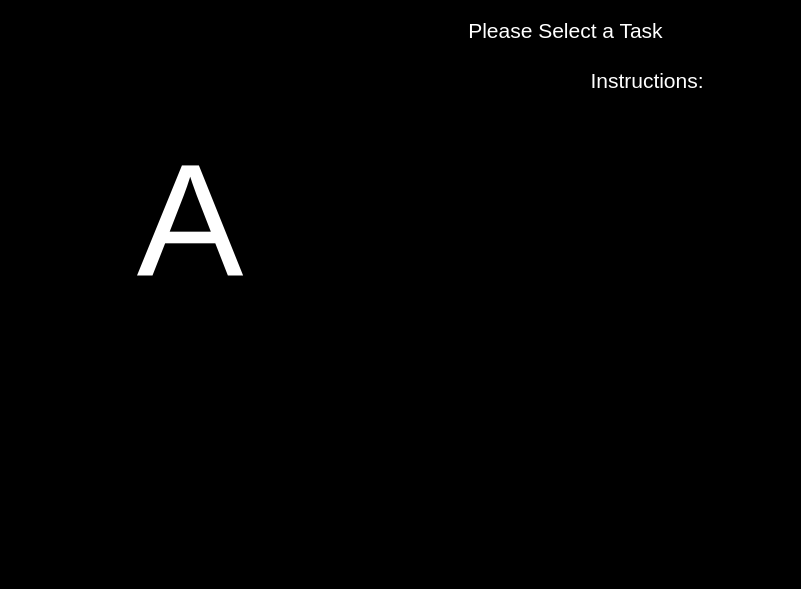
<?xml version="1.0" encoding="UTF-8"?>
<ui version="4.0">
 <class>nBackTestCircGevinsClass</class>
 <widget class="QMainWindow" name="nBackTestCircGevinsClass">
  <property name="geometry">
   <rect>
    <x>0</x>
    <y>0</y>
    <width>801</width>
    <height>589</height>
   </rect>
  </property>
  <property name="palette">
   <palette>
    <active>
     <colorrole role="Base">
      <brush brushstyle="SolidPattern">
       <color alpha="255">
        <red>0</red>
        <green>0</green>
        <blue>0</blue>
       </color>
      </brush>
     </colorrole>
     <colorrole role="Window">
      <brush brushstyle="SolidPattern">
       <color alpha="255">
        <red>0</red>
        <green>0</green>
        <blue>0</blue>
       </color>
      </brush>
     </colorrole>
    </active>
    <inactive>
     <colorrole role="Base">
      <brush brushstyle="SolidPattern">
       <color alpha="255">
        <red>0</red>
        <green>0</green>
        <blue>0</blue>
       </color>
      </brush>
     </colorrole>
     <colorrole role="Window">
      <brush brushstyle="SolidPattern">
       <color alpha="255">
        <red>0</red>
        <green>0</green>
        <blue>0</blue>
       </color>
      </brush>
     </colorrole>
    </inactive>
    <disabled>
     <colorrole role="Base">
      <brush brushstyle="SolidPattern">
       <color alpha="255">
        <red>0</red>
        <green>0</green>
        <blue>0</blue>
       </color>
      </brush>
     </colorrole>
     <colorrole role="Window">
      <brush brushstyle="SolidPattern">
       <color alpha="255">
        <red>0</red>
        <green>0</green>
        <blue>0</blue>
       </color>
      </brush>
     </colorrole>
    </disabled>
   </palette>
  </property>
  <property name="windowTitle">
   <string>nBackTestCircGevins</string>
  </property>
  <widget class="QWidget" name="centralWidget">
   <widget class="QLabel" name="statusLabel">
    <property name="geometry">
     <rect>
      <x>0</x>
      <y>10</y>
      <width>1131</width>
      <height>41</height>
     </rect>
    </property>
    <property name="palette">
     <palette>
      <active>
       <colorrole role="WindowText">
        <brush brushstyle="SolidPattern">
         <color alpha="255">
          <red>255</red>
          <green>255</green>
          <blue>255</blue>
         </color>
        </brush>
       </colorrole>
       <colorrole role="Text">
        <brush brushstyle="SolidPattern">
         <color alpha="255">
          <red>255</red>
          <green>255</green>
          <blue>255</blue>
         </color>
        </brush>
       </colorrole>
       <colorrole role="ButtonText">
        <brush brushstyle="SolidPattern">
         <color alpha="255">
          <red>255</red>
          <green>255</green>
          <blue>255</blue>
         </color>
        </brush>
       </colorrole>
       <colorrole role="Base">
        <brush brushstyle="SolidPattern">
         <color alpha="255">
          <red>255</red>
          <green>255</green>
          <blue>255</blue>
         </color>
        </brush>
       </colorrole>
      </active>
      <inactive>
       <colorrole role="WindowText">
        <brush brushstyle="SolidPattern">
         <color alpha="255">
          <red>255</red>
          <green>255</green>
          <blue>255</blue>
         </color>
        </brush>
       </colorrole>
       <colorrole role="Text">
        <brush brushstyle="SolidPattern">
         <color alpha="255">
          <red>255</red>
          <green>255</green>
          <blue>255</blue>
         </color>
        </brush>
       </colorrole>
       <colorrole role="ButtonText">
        <brush brushstyle="SolidPattern">
         <color alpha="255">
          <red>255</red>
          <green>255</green>
          <blue>255</blue>
         </color>
        </brush>
       </colorrole>
       <colorrole role="Base">
        <brush brushstyle="SolidPattern">
         <color alpha="255">
          <red>255</red>
          <green>255</green>
          <blue>255</blue>
         </color>
        </brush>
       </colorrole>
      </inactive>
      <disabled>
       <colorrole role="WindowText">
        <brush brushstyle="SolidPattern">
         <color alpha="255">
          <red>112</red>
          <green>111</green>
          <blue>113</blue>
         </color>
        </brush>
       </colorrole>
       <colorrole role="Text">
        <brush brushstyle="SolidPattern">
         <color alpha="255">
          <red>112</red>
          <green>111</green>
          <blue>113</blue>
         </color>
        </brush>
       </colorrole>
       <colorrole role="ButtonText">
        <brush brushstyle="SolidPattern">
         <color alpha="255">
          <red>112</red>
          <green>111</green>
          <blue>113</blue>
         </color>
        </brush>
       </colorrole>
       <colorrole role="Base">
        <brush brushstyle="SolidPattern">
         <color alpha="255">
          <red>0</red>
          <green>0</green>
          <blue>0</blue>
         </color>
        </brush>
       </colorrole>
      </disabled>
     </palette>
    </property>
    <property name="font">
     <font>
      <pointsize>16</pointsize>
     </font>
    </property>
    <property name="layoutDirection">
     <enum>Qt::LeftToRight</enum>
    </property>
    <property name="text">
     <string>Please Select a Task</string>
    </property>
    <property name="alignment">
     <set>Qt::AlignCenter</set>
    </property>
   </widget>
   <widget class="QLabel" name="taskLetterLabel">
    <property name="geometry">
     <rect>
      <x>90</x>
      <y>120</y>
      <width>200</width>
      <height>200</height>
     </rect>
    </property>
    <property name="palette">
     <palette>
      <active>
       <colorrole role="WindowText">
        <brush brushstyle="SolidPattern">
         <color alpha="255">
          <red>255</red>
          <green>255</green>
          <blue>255</blue>
         </color>
        </brush>
       </colorrole>
      </active>
      <inactive>
       <colorrole role="WindowText">
        <brush brushstyle="SolidPattern">
         <color alpha="255">
          <red>255</red>
          <green>255</green>
          <blue>255</blue>
         </color>
        </brush>
       </colorrole>
      </inactive>
      <disabled>
       <colorrole role="WindowText">
        <brush brushstyle="SolidPattern">
         <color alpha="255">
          <red>112</red>
          <green>111</green>
          <blue>113</blue>
         </color>
        </brush>
       </colorrole>
      </disabled>
     </palette>
    </property>
    <property name="font">
     <font>
      <pointsize>120</pointsize>
     </font>
    </property>
    <property name="text">
     <string>A</string>
    </property>
    <property name="alignment">
     <set>Qt::AlignCenter</set>
    </property>
   </widget>
   <widget class="QLCDNumber" name="timeDisplay">
    <property name="geometry">
     <rect>
      <x>1140</x>
      <y>0</y>
      <width>111</width>
      <height>51</height>
     </rect>
    </property>
    <property name="smallDecimalPoint">
     <bool>false</bool>
    </property>
    <property name="numDigits">
     <number>6</number>
    </property>
    <property name="digitCount">
     <number>6</number>
    </property>
    <property name="segmentStyle">
     <enum>QLCDNumber::Filled</enum>
    </property>
   </widget>
   <widget class="QLabel" name="instrLabel">
    <property name="geometry">
     <rect>
      <x>0</x>
      <y>20</y>
      <width>1300</width>
      <height>121</height>
     </rect>
    </property>
    <property name="palette">
     <palette>
      <active>
       <colorrole role="WindowText">
        <brush brushstyle="SolidPattern">
         <color alpha="255">
          <red>255</red>
          <green>255</green>
          <blue>255</blue>
         </color>
        </brush>
       </colorrole>
       <colorrole role="Text">
        <brush brushstyle="SolidPattern">
         <color alpha="255">
          <red>255</red>
          <green>255</green>
          <blue>255</blue>
         </color>
        </brush>
       </colorrole>
       <colorrole role="ButtonText">
        <brush brushstyle="SolidPattern">
         <color alpha="255">
          <red>255</red>
          <green>255</green>
          <blue>255</blue>
         </color>
        </brush>
       </colorrole>
       <colorrole role="Base">
        <brush brushstyle="SolidPattern">
         <color alpha="255">
          <red>255</red>
          <green>255</green>
          <blue>255</blue>
         </color>
        </brush>
       </colorrole>
      </active>
      <inactive>
       <colorrole role="WindowText">
        <brush brushstyle="SolidPattern">
         <color alpha="255">
          <red>255</red>
          <green>255</green>
          <blue>255</blue>
         </color>
        </brush>
       </colorrole>
       <colorrole role="Text">
        <brush brushstyle="SolidPattern">
         <color alpha="255">
          <red>255</red>
          <green>255</green>
          <blue>255</blue>
         </color>
        </brush>
       </colorrole>
       <colorrole role="ButtonText">
        <brush brushstyle="SolidPattern">
         <color alpha="255">
          <red>255</red>
          <green>255</green>
          <blue>255</blue>
         </color>
        </brush>
       </colorrole>
       <colorrole role="Base">
        <brush brushstyle="SolidPattern">
         <color alpha="255">
          <red>255</red>
          <green>255</green>
          <blue>255</blue>
         </color>
        </brush>
       </colorrole>
      </inactive>
      <disabled>
       <colorrole role="WindowText">
        <brush brushstyle="SolidPattern">
         <color alpha="255">
          <red>112</red>
          <green>111</green>
          <blue>113</blue>
         </color>
        </brush>
       </colorrole>
       <colorrole role="Text">
        <brush brushstyle="SolidPattern">
         <color alpha="255">
          <red>112</red>
          <green>111</green>
          <blue>113</blue>
         </color>
        </brush>
       </colorrole>
       <colorrole role="ButtonText">
        <brush brushstyle="SolidPattern">
         <color alpha="255">
          <red>112</red>
          <green>111</green>
          <blue>113</blue>
         </color>
        </brush>
       </colorrole>
       <colorrole role="Base">
        <brush brushstyle="SolidPattern">
         <color alpha="255">
          <red>0</red>
          <green>0</green>
          <blue>0</blue>
         </color>
        </brush>
       </colorrole>
      </disabled>
     </palette>
    </property>
    <property name="font">
     <font>
      <pointsize>16</pointsize>
     </font>
    </property>
    <property name="layoutDirection">
     <enum>Qt::LeftToRight</enum>
    </property>
    <property name="text">
     <string>Instructions: </string>
    </property>
    <property name="alignment">
     <set>Qt::AlignCenter</set>
    </property>
   </widget>
  </widget>
 </widget>
 <layoutdefault spacing="6" margin="11"/>
 <resources>
  <include location="nbacktestCircGevins.qrc"/>
 </resources>
 <connections/>
</ui>
